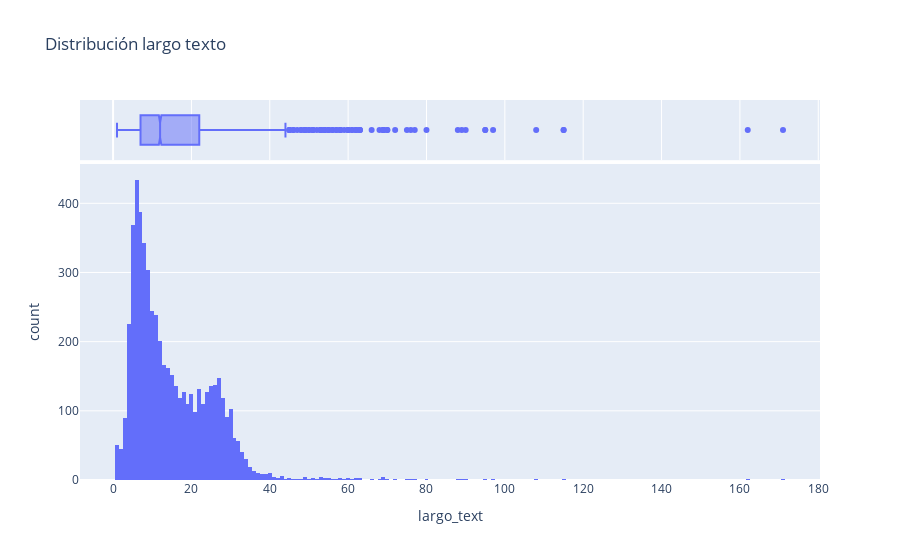

The notebook cell saved with this chart:
### Markdown cell above
Se obtiene información estadística del largo de texto:

### Code cell
from statistics import median, mode
data['largo_text'] = data['text_num'].apply(len)
print("Largo promedio de las listas:", data['largo_text'].mean())
print("Mediana del largo de las listas:", median(data['largo_text']))
print("Moda del largo de las listas:", mode(data['largo_text']))
print('Max:', max(data['largo_text']))
print('Min:', min(data['largo_text']))


import matplotlib.pyplot as plt
import plotly.express as px

fig = px.histogram(data, x='largo_text', nbins=200, title='Distribución largo texto',marginal='box')

fig.show()

### Figure 1 — Plotly figure (JSON) as saved in the notebook; plotly's stock layout.template omitted (floating-point values rounded to 4 significant figures; data arrays with more than 128 entries replaced by an {"elided": "..."} marker saying what was removed)
{"data": [{"alignmentgroup": "True", "bingroup": "x", "hovertemplate": "largo_text=%{x}<br>count=%{y}<extra></extra>", "legendgroup": "", "marker": {"color": "#636efa", "pattern": {"shape": ""}}, "name": "", "nbinsx": 200, "offsetgroup": "", "orientation": "v", "showlegend": false, "type": "histogram", "x": {"elided": "5568 int values"}, "xaxis": "x", "yaxis": "y"}, {"alignmentgroup": "True", "hovertemplate": "largo_text=%{x}<extra></extra>", "legendgroup": "", "marker": {"color": "#636efa"}, "name": "", "notched": true, "offsetgroup": "", "showlegend": false, "type": "box", "x": {"elided": "5568 int values"}, "xaxis": "x2", "yaxis": "y2"}], "layout": {"barmode": "relative", "legend": {"tracegroupgap": 0}, "title": {"text": "Distribución largo texto"}, "xaxis": {"anchor": "y", "domain": [0, 1], "title": {"text": "largo_text"}}, "xaxis2": {"anchor": "y2", "domain": [0, 1], "matches": "x", "showgrid": true, "showticklabels": false}, "yaxis": {"anchor": "x", "domain": [0, 0.8316], "title": {"text": "count"}}, "yaxis2": {"anchor": "x2", "domain": [0.8416, 1], "matches": "y2", "showgrid": false, "showline": false, "showticklabels": false, "ticks": ""}}}
